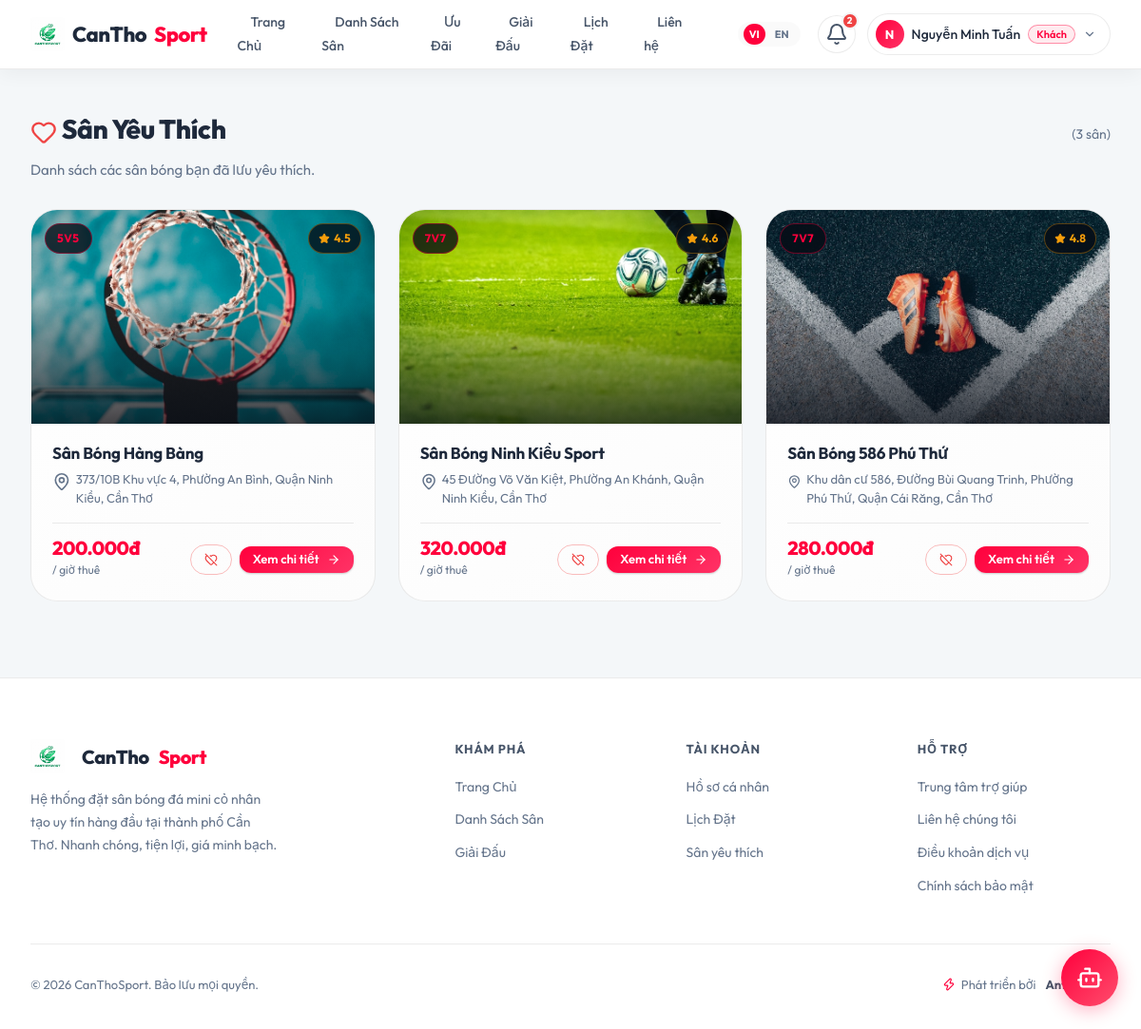
The app's page /pages/favorites.php (signed in) with its own data.
### tables this page shows
CREATE TABLE `favorites` (
  `id`         INT(11)   NOT NULL AUTO_INCREMENT,
  `user_id`    INT(11)   NOT NULL,
  `field_id`   INT(11)   NOT NULL,
  `created_at` TIMESTAMP NOT NULL DEFAULT CURRENT_TIMESTAMP,
  PRIMARY KEY (`id`),
  UNIQUE KEY `uq_user_field` (`user_id`, `field_id`),
  KEY `idx_user`  (`user_id`),
  KEY `idx_field` (`field_id`),
  CONSTRAINT `fk_fav_user`  FOREIGN KEY (`user_id`)  REFERENCES `users`  (`id`) ON DELETE CASCADE,
  CONSTRAINT `fk_fav_field` FOREIGN KEY (`field_id`) REFERENCES `fields` (`id`) ON DELETE CASCADE
);

CREATE TABLE `fields` (
  `id`              INT(11)      NOT NULL AUTO_INCREMENT,
  `owner_id`        INT(11)      NOT NULL,
  `name`            VARCHAR(150) NOT NULL,
  `slug`            VARCHAR(160) NOT NULL,
  `address`         VARCHAR(255) NOT NULL,
  `district`        VARCHAR(100) NOT NULL  COMMENT 'Quận/Huyện tại Cần Thơ',
  `ward`            VARCHAR(100) DEFAULT NULL COMMENT 'Phường/Xã',
  `lat`             DECIMAL(10,8) NOT NULL  COMMENT 'Vĩ độ GPS',
  `lng`             DECIMAL(11,8) NOT NULL  COMMENT 'Kinh độ GPS',
  `type`            ENUM('5v5','7v7','11v11') NOT NULL DEFAULT '5v5',
  `surface`         ENUM('co_nhan_tao','co_tu_nhien','san_xi_mang') NOT NULL DEFAULT 'co_nhan_tao',
  `price_per_hour`  DECIMAL(10,0) NOT NULL  COMMENT 'Giá thuê/giờ (VNĐ)',
  `price_peak`      DECIMAL(10,0) DEFAULT NULL COMMENT 'Giá giờ cao điểm (17h-21h)',
  `description`     TEXT          DEFAULT NULL,
  `phone`           VARCHAR(15)   DEFAULT NULL,
  `open_time`       TIME          NOT NULL DEFAULT '06:00:00',
  `close_time`      TIME          NOT NULL DEFAULT '22:00:00',
  `has_lighting`    TINYINT(1)    NOT NULL DEFAULT 1  COMMENT 'Có đèn chiếu sáng',
  `has_parking`     TINYINT(1)    NOT NULL DEFAULT 1  COMMENT 'Có bãi đỗ xe',
  `has_shower`      TINYINT(1)    NOT NULL DEFAULT 0  COMMENT 'Có phòng tắm',
  `has_canteen`     TINYINT(1)    NOT NULL DEFAULT 0  COMMENT 'Có căn tin',
  `has_rental`      TINYINT(1)    NOT NULL DEFAULT 0  COMMENT 'Cho thuê dụng cụ',
  `cover_image`     VARCHAR(255)  DEFAULT NULL,
  `status`          ENUM('active','inactive','pending') NOT NULL DEFAULT 'pending',
  `discount_percent` INT(11)     NOT NULL DEFAULT 0  COMMENT 'Mức giảm giá (%)',
  `rating`          DECIMAL(2,1)  NOT NULL DEFAULT 0.0,
  `total_reviews`   INT(11)       NOT NULL DEFAULT 0,
  `total_bookings`  INT(11)       NOT NULL DEFAULT 0,
  `created_at`      TIMESTAMP     NOT NULL DEFAULT CURRENT_TIMESTAMP,
  `updated_at`      TIMESTAMP     NOT NULL DEFAULT CURRENT_TIMESTAMP ON UPDATE CURRENT_TIMESTAMP,
  PRIMARY KEY (`id`),
  UNIQUE KEY `uq_slug` (`slug`),
  KEY `idx_owner`    (`owner_id`),
  KEY `idx_district` (`district`),
  KEY `idx_type`     (`type`),
  KEY `idx_status`   (`status`),
  CONSTRAINT `fk_field_owner` FOREIGN KEY (`owner_id`) REFERENCES `users` (`id`) ON DELETE CASCADE
);

### pages/favorites.php (the view, shortened to what this page needs)
<?php
require_once '../config/db.php';
$user_id = $_SESSION['user_id'];
try {
    $stmt = $pdo->prepare("
        SELECT f.*, fav.created_at as fav_date
        FROM favorites fav
        JOIN fields f ON fav.field_id = f.id
        WHERE fav.user_id = :uid
        ORDER BY fav.created_at DESC
    ");
    $stmt->execute(['uid' => $user_id]);
    $favorites = $stmt->fetchAll();
} catch (PDOException $e) {
    die("Lỗi hệ thống: " . $e->getMessage());
}
$field_images = [
    'https://images.unsplash.com/photo-1508098682722-e99c43a406b2?q=80&w=700&auto=format&fit=crop',
    'https://images.unsplash.com/photo-1540747913346-19212a4b423e?q=80&w=700&auto=format&fit=crop',
    'https://images.unsplash.com/photo-1518063319789-7217e6706b04?q=80&w=700&auto=format&fit=crop',
    'https://images.unsplash.com/photo-1529900748604-07564a03e7a6?q=80&w=700&auto=format&fit=crop',
    'https://images.unsplash.com/photo-1574629810360-7efbbe195018?q=80&w=700&auto=format&fit=crop',
];
$base_url = '../';
include '../includes/header.php';
?>
<div class="container" style="margin-top:40px;margin-bottom:80px;">
    <div class="section-header">
        <div>
            <h1 class="section-title" style="font-size:28px;font-weight:800;">
                <i data-lucide="heart" style="width:28px;height:28px;color:#ef4444;vertical-align:middle;"></i>
                Sân Yêu Thích
            </h1>
            <p style="color:var(--text-muted);margin-top:8px;">Danh sách các sân bóng bạn đã lưu yêu thích.</p>
        </div>
        <span class="section-count">(<?php echo count($favorites); ?> sân)</span>
    </div>
    <?php if (count($favorites) > 0): ?>
        <div class="fields-grid fade-in-up">
            <?php foreach ($favorites as $field): ?>
                <?php
                $img = !empty($field['cover_image'])
                    ? ( (strpos($field['cover_image'], 'http://') === 0 || strpos($field['cover_image'], 'https://') === 0)
                        ? $field['cover_image']
                        : $base_url . $field['cover_image'] )
                    : $field_images[$field['id'] % count($field_images)];
                ?>
                <article class="field-card">
                    <div class="field-image">
                        <img src="<?php echo htmlspecialchars($img); ?>" alt="<?php echo htmlspecialchars($field['name']); ?>" loading="lazy">
                        <span class="field-badge"><?php echo htmlspecialchars($field['type']); ?></span>
                        <span class="field-rating-badge">
                            <i data-lucide="star" style="fill:var(--rating-color);width:12px;height:12px;"></i>
                            <?php echo number_format($field['rating'], 1); ?>
                        </span>
                    </div>
                    <div class="field-info">
                        <h3 class="field-name"><?php echo htmlspecialchars($field['name']); ?></h3>
                        <p class="field-address">
                            <i data-lucide="map-pin"></i>
                            <?php echo htmlspecialchars($field['address']); ?>
                        </p>
                        <div class="field-footer">
                            <div class="field-price">
                                <span class="field-price-amount"><?php echo number_format($field['price_per_hour'], 0, ',', '.'); ?>đ</span>
                                <span class="field-price-unit">/ giờ thuê</span>
                            </div>
                            <div style="display:flex;gap:8px;align-items:center;">
                                <form action="favorites.php" method="POST" style="margin:0;">
                                    <button type="submit" class="btn btn-danger-ghost" title="Bỏ yêu thích" onclick="return confirm('Bỏ yêu thích sân này?');">
                                        <i data-lucide="heart-off" style="width:14px;height:14px;"></i>
                                    </button>
                                </form>
                                <a href="detail.php?id=<?php echo $field['id']; ?>" class="btn btn-primary btn-sm">
                                    Xem chi tiết <i data-lucide="arrow-right" style="width:14px;height:14px;"></i>
                                </a>
                            </div>
                        </div>
                    </div>
                </article>
            <?php endforeach; ?>
        </div>
    <?php endif; ?>
</div>
<?php include '../includes/footer.php'; ?>

### records on screen
favorites: field.cover_image (picture), field.type "5V5", field.rating "4.5", field.name "Sân Bóng Hàng Bàng", field.address "373/10B Khu vực 4, Phường An Bình, Quận Ninh Kiều, Cần Thơ", field.price_per_hour "200.000"
favorites: field.cover_image (picture), field.type "7V7", field.rating "4.6", field.name "Sân Bóng Ninh Kiều Sport", field.address "45 Đường Võ Văn Kiệt, Phường An Khánh, Quận Ninh Kiều, Cần Thơ", field.price_per_hour "320.000"
favorites: field.cover_image (picture), field.type "7V7", field.rating "4.8", field.name "Sân Bóng 586 Phú Thứ", field.address "Khu dân cư 586, Đường Bùi Quang Trinh, Phường Phú Thứ, Quận Cái Răng, Cần Thơ", field.price_per_hour "280.000"

### other values on screen
__trans('home') "Trang Chủ"
__trans('fields_list') "Danh Sách Sân"
__trans('offers') "Ưu Đãi"
__trans('events') "Giải Đấu"
__trans('my_bookings') "Lịch Đặt"
$unread_notifications "2"
mb_strtoupper(mb_substr($_SESSION['user_full_name'], 0, 1)) "N"
$_SESSION['user_full_name'] "Nguyễn Minh Tuấn"
count($favorites) "3"
__trans('footer_desc') "Hệ thống đặt sân bóng đá mini cỏ nhân tạo uy tín hàng đầu tại thành phố Cần Thơ. Nhanh chóng, tiện lợi, giá minh bạch."
__trans('explore') "KHÁM PHÁ"
__trans('account') "TÀI KHOẢN"
__trans('profile') "Hồ sơ cá nhân"
__trans('favorites') "Sân yêu thích"
__trans('support') "HỖ TRỢ"
